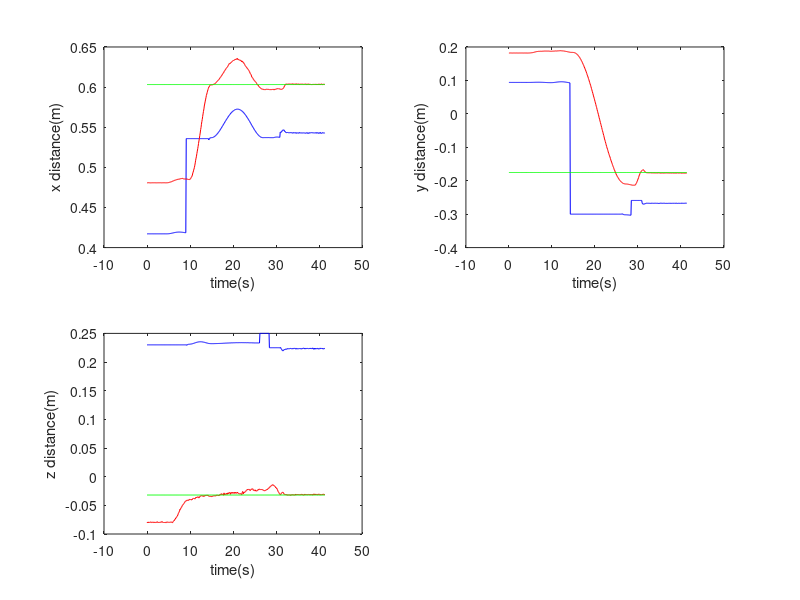

The MATLAB script that drew this image: (Note: this script raises an error after producing the figure.)
load aim_point_1_20180826.txt;
sec = aim_point_1_20180826(:,1);
aim_x = aim_point_1_20180826(:,2);
aim_y = aim_point_1_20180826(:,3);
aim_z = aim_point_1_20180826(:,4);

load arm_end_point_20180826.txt;
arm_x = arm_end_point_20180826(:,2);
arm_y = arm_end_point_20180826(:,3);
arm_z = arm_end_point_20180826(:,4);

box_x=0.6032*exp(sec-sec);
box_y=-0.1754*exp(sec-sec);
box_z=-0.032*exp(sec-sec);
figure(1);
subplot(2,2,1);
plot(sec, arm_x,'-b',sec, aim_x,'-r',sec,box_x,'g');

xlabel('time(s)');
ylabel('x distance(m)');
subplot(2,2,2);
plot(sec, arm_y,'-b',sec, aim_y,'-r',sec,box_y,'g');
xlabel('time(s)');
ylabel('y distance(m)');

subplot(2,2,3);
plot(sec, arm_z,'-b',sec, aim_z,'-r',sec,box_z,'g');
xlabel('time(s)');
ylabel('z distance(m)');
legend('arm','parper','box');

